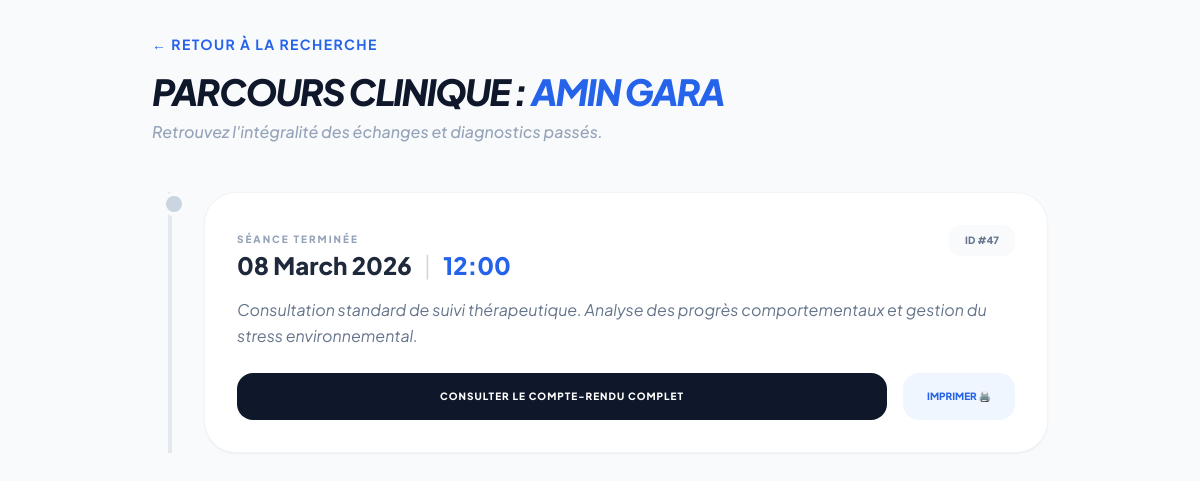
Page /patient_history.php?name=Amin Gara (signed in) on the committed database.
### tables this page shows
CREATE TABLE `appointments` (
  `id` int(11) NOT NULL,
  `doctor_id` int(11) NOT NULL,
  `patient_id` int(11) DEFAULT NULL,
  `patient_name` varchar(150) NOT NULL,
  `app_date` datetime NOT NULL,
  `app_type` varchar(50) DEFAULT 'Consultation',
  `created_at` timestamp NOT NULL DEFAULT current_timestamp(),
  `patient_phone` varchar(20) DEFAULT NULL
);

### patient_history.php (the view, shortened to what this page needs)
<?php
include "connection.php";
$doc_id = $_SESSION['id'];
$patient_name = mysqli_real_escape_string($con, $_GET['name']);
$sql = "SELECT * FROM appointments
        WHERE doctor_id = '$doc_id'
        AND patient_name = '$patient_name'
        ORDER BY app_date DESC";
$history = $con->query($sql);
?>
<!DOCTYPE html>
<html lang="fr">
<head>
    <script src="https://cdn.tailwindcss.com"></script>
</head>
<body class="bg-[#F8FAFC] p-8">
    <div class="max-w-4xl mx-auto">
        <div class="mb-12">
            <a href="patients_search.php" class="text-blue-600 font-bold text-sm uppercase tracking-widest hover:underline">← Retour à la recherche</a>
            <h1 class="text-4xl font-black uppercase italic tracking-tighter mt-4 text-slate-900">
                Parcours Clinique : <span class="text-blue-600"><?php echo $patient_name; ?></span>
            </h1>
            <p class="text-slate-400 font-medium italic mt-2">Retrouvez l'intégralité des échanges et diagnostics passés.</p>
        </div>
        <div class="relative border-l-4 border-slate-200 ml-4 pl-8 space-y-12">
            <?php if ($history->num_rows > 0): ?>
                <?php while($session = $history->fetch_assoc()):
                    $is_future = strtotime($session['app_date']) > time();
                ?>
                    <div class="relative">
                        <div class="absolute -left-[42px] top-0 w-6 h-6 rounded-full border-4 border-[#F8FAFC] <?php echo $is_future ? 'bg-blue-500' : 'bg-slate-300'; ?>"></div>
                        <div class="bg-white p-8 rounded-[2rem] shadow-sm border border-slate-100 hover:shadow-xl transition-all group">
                            <div class="flex justify-between items-start mb-4">
                                <div>
                                    <span class="text-[10px] font-black <?php echo $is_future ? 'text-blue-600' : 'text-slate-400'; ?> uppercase tracking-[0.2em]">
                                        <?php echo $is_future ? 'Prochaine Séance' : 'Séance Terminée'; ?>
                                    </span>
                                    <h3 class="text-2xl font-extrabold text-slate-800">
                                        <?php echo date('d F Y', strtotime($session['app_date'])); ?>
                                        <span class="text-slate-300 font-light px-2">|</span>
                                        <span class="text-blue-600"><?php echo date('H:i', strtotime($session['app_date'])); ?></span>
                                    </h3>
                                </div>
                                <div class="bg-slate-50 px-4 py-2 rounded-xl text-[10px] font-black text-slate-500 uppercase">
                                    ID #<?php echo $session['id']; ?>
                                </div>
                            </div>
                            <p class="text-slate-500 leading-relaxed mb-6 italic">
                                <?php
                                    echo "Consultation standard de suivi thérapeutique. Analyse des progrès comportementaux et gestion du stress environnemental.";
                                ?>
                            </p>
                            <div class="flex gap-4">
                                <a href="patient_details.php?id=<?php echo $session['id']; ?>" class="flex-1 bg-slate-900 text-white text-center py-4 rounded-2xl font-black text-[10px] uppercase tracking-widest hover:bg-blue-600 transition">
                                    Consulter le compte-rendu complet
                                </a>
                                <button class="px-6 py-4 bg-blue-50 text-blue-600 rounded-2xl font-black text-[10px] uppercase hover:bg-blue-100 transition">
                                    Imprimer 🖨️
                                </button>
                            </div>
                        </div>
                    </div>
                <?php endwhile; ?>
            <?php else: ?>
                <p class="text-slate-400 font-bold italic">Aucune séance enregistrée pour ce patient.</p>
            <?php endif; ?>
        </div>
    </div>
</body>
</html>

### patient_history.php (style rules this page uses)
body { font-family: 'Plus Jakarta Sans', sans-serif; }

### rows in the picture
appointments: shows "SÉANCE TERMINÉE", app_date "08 March 2026", app_date "12:00", id "47"

### other values in the picture
$patient_name "AMIN GARA"
